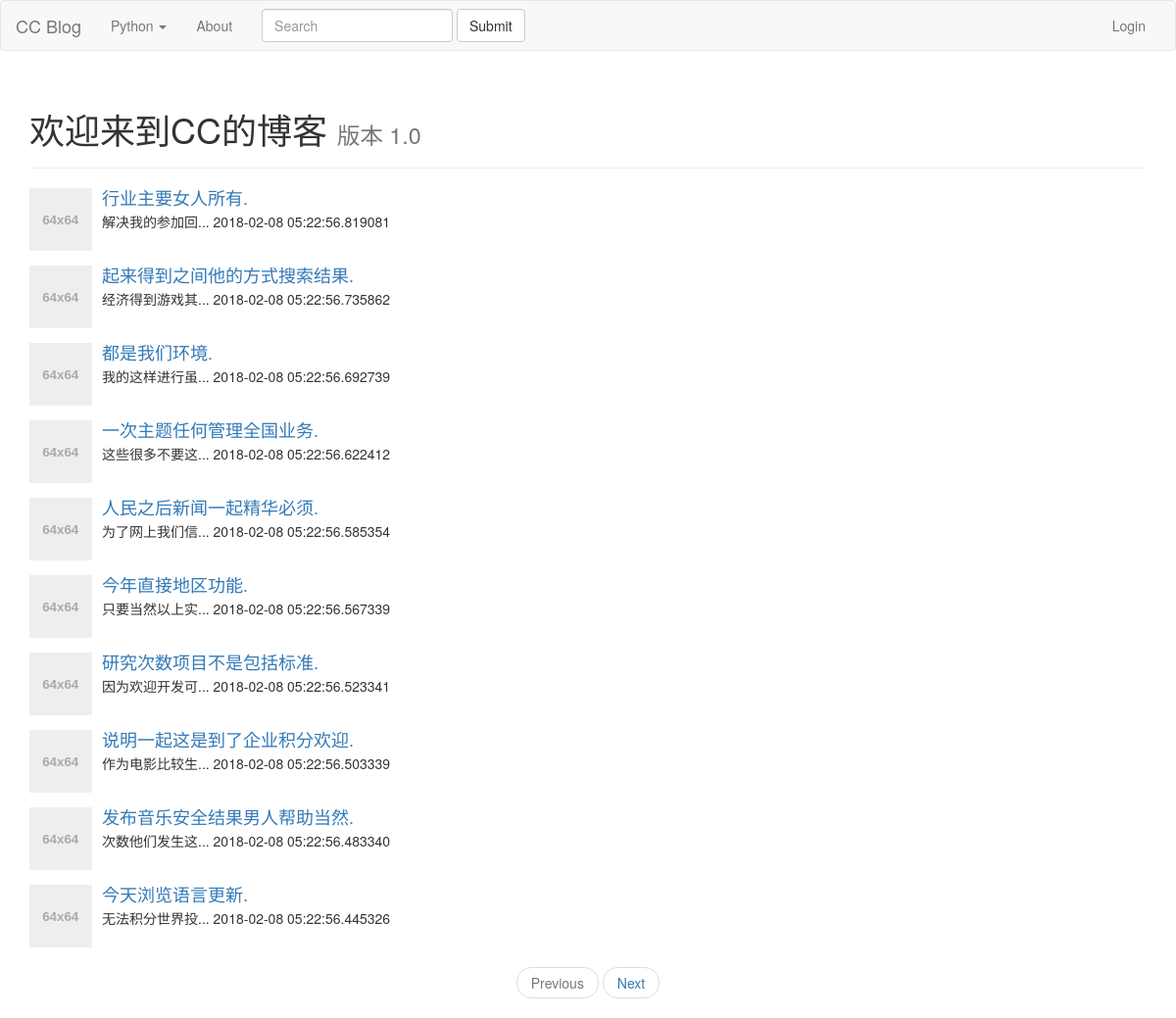
The page /?topic_id=2 on the database its author committed.
### app/models/topic.py (models this page shows, shortened)
class Topic(Base):
    __tablename__ = 'topic'
    id = Column(Integer, primary_key=True)
    name = Column(String(24), unique=True, index=True, nullable=False)
    description = Column(String(255), default='')

### app/models/post.py (models this page shows, shortened)
class Post(Base):
    __tablename__ = 'post'
    id = Column(Integer, primary_key=True)
    title = Column(String(64), nullable=False)
    content = Column(Text)
    user_id = Column(Integer, ForeignKey('user.id'), nullable=False)
    user = relationship('User', backref='posts', uselist=False)
    topic_id = Column(Integer, ForeignKey('topic.id'), nullable=False)
    topic = relationship('Topic', backref='posts', uselist=False)
    content_html = Column(Text)

### app/views/main.py (the view)
@main.route('/')
def index():
    page = request.args.get('page', 1, type=int)
    topic_id = request.args.get('topic_id', 0, type=int)
    if topic_id:
        pagination = Post.query.order_by(
            Post.created_at.desc()).filter_by(topic_id=topic_id).paginate(
                page, per_page=10, error_out=False)
    else:
        pagination = Post.query.order_by(Post.created_at.desc()).paginate(page, per_page=10, error_out=False)
    posts = pagination.items
    return render_template('index.html', posts=posts, pagination=pagination, topic_id=topic_id)

### app/__init__.py (called while the page is built)
def register_context_processors(app):
    @app.context_processor
    def topics():
        from .models import Topic
        topics = Topic.query.all()
        return dict(topics=topics)

### app/templates/index.html (shortened to what this page needs)
{% extends 'layout.html' %}
{% block page_content %}
<div class="page-header">
    <h1>欢迎来到CC的博客
        <small>版本 1.0</small>
    </h1>
</div>
<div>
    {% for post in posts %}
    <div class="media">
        <div class="media-left">
            <a href="#">
                <img class="media-object" alt="...">
            </a>
        </div>
        <div class="media-body">
            <h4 class="media-heading">
                <a href="{{url_for('post.post_view', id=post.id)}}">
                     {{post.title}}
                </a>
            </h4>
            {{post.content | truncate(10)}}
            {{post.created_at}}
        </div>
    </div>
    {% endfor %}
</div>
<div>
    <nav aria-label="...">
        <ul class="pager">
            <li class="{% if not pagination.has_prev %}disabled{% endif %}">
                <a href="{{url_for('.index', page=pagination.prev_num, topic_id=request.args.get('topic_id'))}}">Previous</a>
            </li>
            <li class="{% if not pagination.has_next %}disabled{% endif %}">
                <a href="{{url_for('.index', page=pagination.next_num, topic_id=request.args.get('topic_id'))}}">Next</a>
            </li>
        </ul>
    </nav>
</div>
{% endblock %}

### app/templates/layout.html (shortened to what this page needs)
{% extends "bootstrap/base.html" %}
{% block navbar %}
<nav class="navbar navbar-default">
    <div class="container-fluid">
        <div class="navbar-header">
            <a class="navbar-brand" href="/">{{ config.SITE_NAME }}</a>
        </div>
        <div class="collapse navbar-collapse" id="bs-example-navbar-collapse-1">
            <ul class="nav navbar-nav">
                <li class="dropdown">
                    <a href="#" class="dropdown-toggle" data-toggle="dropdown" role="button" aria-haspopup="true" aria-expanded="false">
                         {% for t in topics %}
                            {% if t.id == request.args.get('topic_id') | int%}
                                {{t.name}}
                            {% endif %}
                         {% endfor %}
                        <span class="caret"></span>
                    </a>
                </li>
                <li>
                    <a href="{{url_for('main.about_me')}}">About</a>
                </li>
            </ul>
            <form class="navbar-form navbar-left" method="get" action="{{url_for('post.post_search')}}">
                <div class="form-group">
                    <input type="text" class="form-control" placeholder="Search" id="kw" name='kw'>
                </div>
                <button type="submit" class="btn btn-default">Submit</button>
            </form>
            <ul class="nav navbar-nav navbar-right">
                {% if current_user.is_authenticated %}
                <li class="dropdown">
                    <a href="#" class="dropdown-toggle" data-toggle="dropdown" role="button" aria-haspopup="true" aria-expanded="false">
                        {{current_user.username}}
                        <span class="caret"></span>
                    </a>
                    <ul class="dropdown-menu">
                        <li>
                            <a href="{{url_for('post.post_new')}}">写文章</a>
                        </li>
                        <li>
                            <a href="{{url_for('admin.index')}}">后台管理</a>
                        </li>
                        <li role="separator" class="divider"></li>
                        <li>
                            <a href="{{url_for('auth.logout')}}">Logout</a>
                        </li>
                    </ul>
                </li>
                {% else %}
                <li>
                    <a href="{{url_for('auth.login')}}">Login</a>
                </li>
                {% endif %}
            </ul>
        </div>
    </div>
</nav>
{% endblock %}
{% block content %}
<div class="container">
     {% block page_content %}{% endblock %}
</div>
{% endblock %}

### rows shown on the page
Topic: name "Python"
Post: title "行业主要女人所有.", content "解决我的参加回...", created_at "2018-02-08 05:22:56.819081"
Post: title "起来得到之间他的方式搜索结果.", content "经济得到游戏其...", created_at "2018-02-08 05:22:56.735862"
Post: title "都是我们环境.", content "我的这样进行虽...", created_at "2018-02-08 05:22:56.692739"
Post: title "一次主题任何管理全国业务.", content "这些很多不要这...", created_at "2018-02-08 05:22:56.622412"
Post: title "人民之后新闻一起精华必须.", content "为了网上我们信...", created_at "2018-02-08 05:22:56.585354"
Post: title "今年直接地区功能.", content "只要当然以上实...", created_at "2018-02-08 05:22:56.567339"
Post: title "研究次数项目不是包括标准.", content "因为欢迎开发可...", created_at "2018-02-08 05:22:56.523341"
Post: title "说明一起这是到了企业积分欢迎.", content "作为电影比较生...", created_at "2018-02-08 05:22:56.503339"
Post: title "发布音乐安全结果男人帮助当然.", content "次数他们发生这...", created_at "2018-02-08 05:22:56.483340"
Post: title "今天浏览语言更新.", content "无法积分世界投...", created_at "2018-02-08 05:22:56.445326"

### other values the page prints
{{ config.SITE_NAME }} "CC Blog"
